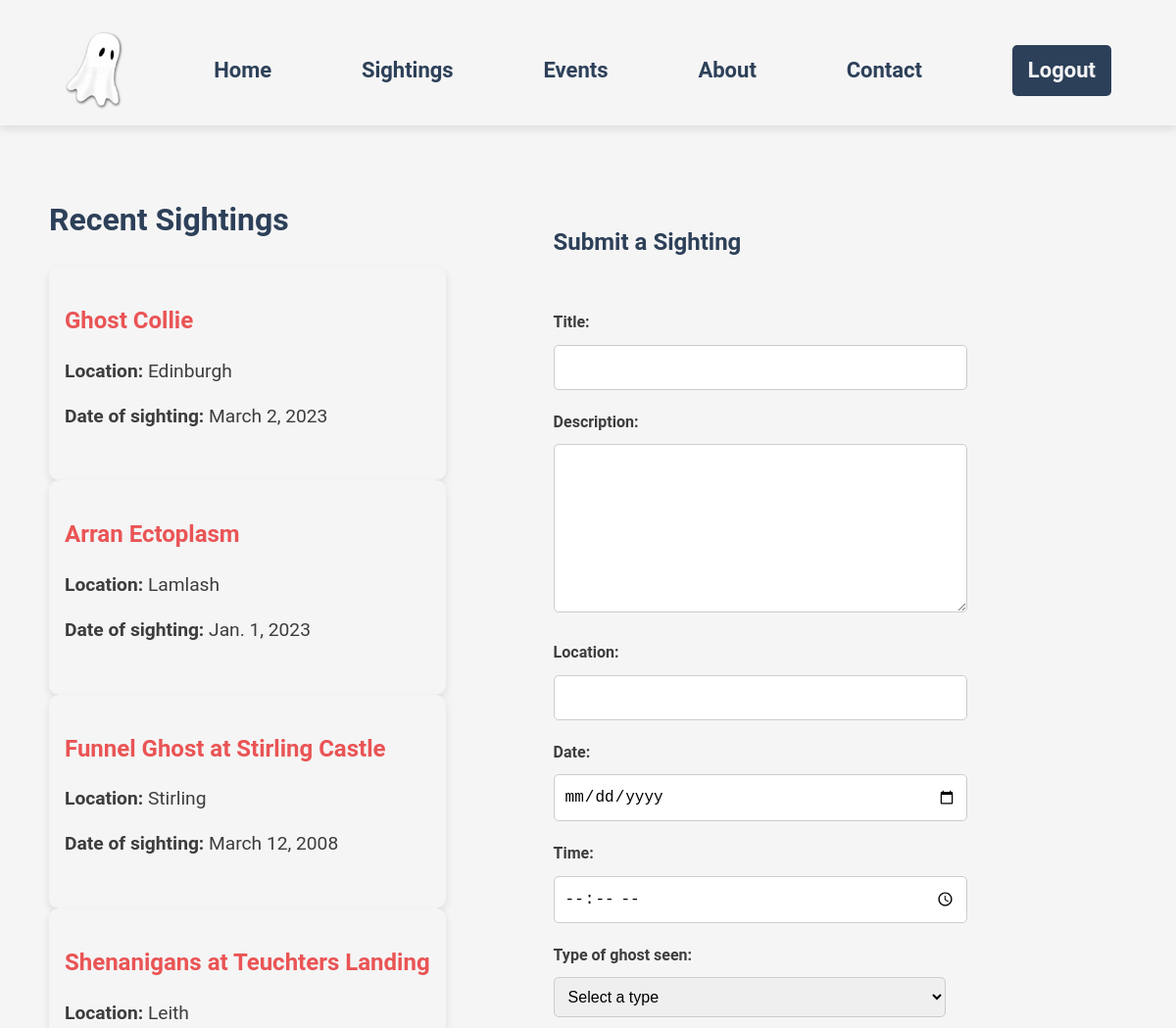
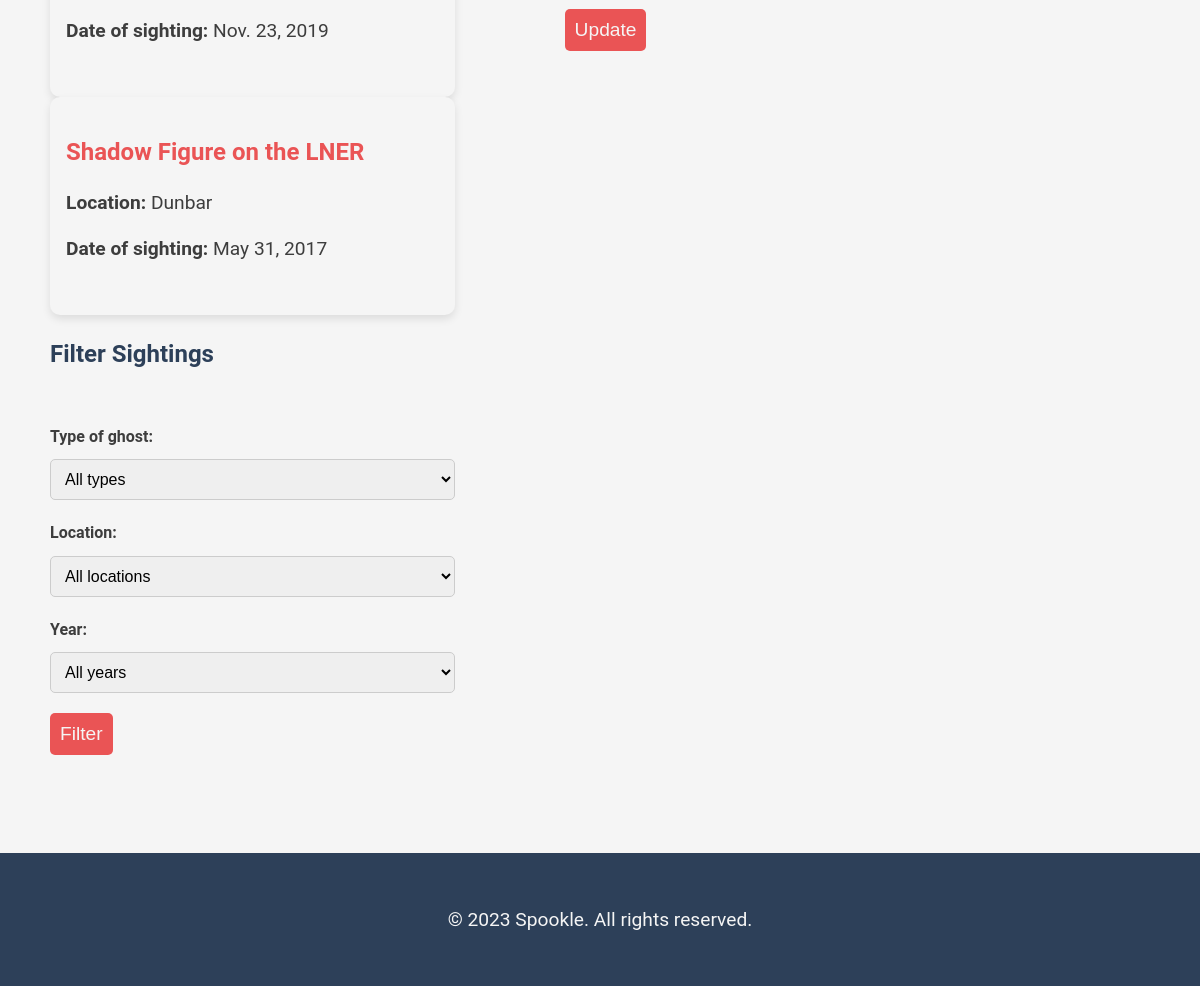
Page /sightings/sightings/ (signed in) on the committed database (2 pictures, top to bottom).
### sightings/models.py (models this page shows, shortened)
class Sighting(models.Model):
    title = models.CharField(max_length=200)
    description = models.TextField()
    location = models.CharField(max_length=200)
    date = models.DateField()
    time = models.TimeField()
    ghost_type = models.CharField(max_length=50)
    author = models.ForeignKey(User, on_delete=models.CASCADE)
    created_at = models.DateTimeField(auto_now_add=True)

### sightings/views.py (the view)
# urls.py: path('sightings/', include('sightings.urls')),
@login_required
def sightings(request):
    sightings = Sighting.objects.all()
    years = Sighting.objects.annotate(year=ExtractYear('date')).values_list('year', flat=True).distinct().order_by('-year')
    ghost_type = request.GET.get('ghost_type')
    location = request.GET.get('location')
    year = request.GET.get('year')
    if ghost_type:
        sightings = sightings.filter(ghost_type=ghost_type)
    if location:
        sightings = sightings.filter(location=location)
    if year:
        sightings = sightings.filter(date__year=year)
    sightings = sightings.order_by('-created_at')[:9]
    if request.method == 'POST':
        form = SightingForm(request.POST)
        if form.is_valid():
            sighting = form.save(commit=False)
            sighting.author = request.user
            sighting.save()
            return redirect('sightings')
    else:
        form = SightingForm()
    context = {
        'form': form,
        'sightings': sightings,
        'years': years,
        'selected_ghost_type': ghost_type,
        'selected_location': location,
        'selected_year': year
    }
    return render(request, 'sightings/sightings_list.html', context)

### sightings/forms.py
class SightingForm(forms.ModelForm):
    class Meta:
        model = Sighting
        fields = ('title', 'description', 'location', 'date', 'time', 'ghost_type')
    def __init__(self, *args, **kwargs):
        super().__init__(*args, **kwargs)
        self.fields['title'].widget.attrs.update({'class': 'form-control', 'required': 'required'})
        self.fields['description'].widget.attrs.update({'class': 'form-control', 'rows': 5, 'required': 'required'})
        self.fields['location'].widget.attrs.update({'class': 'form-control', 'required': 'required'})
        self.fields['date'].widget.attrs.update({'class': 'form-control', 'required': 'required'})
        self.fields['time'].widget.attrs.update({'class': 'form-control', 'required': 'required'})
        self.fields['ghost_type'].widget.attrs.update({'class': 'form-control', 'required': 'required'})

### templates/sightings/sightings_list.html (shortened to what this page needs)
{% extends 'base.html' %}
{% block content %}
<div class="container py-4">
  <div class="row">
    <div class="left-col">
      <h1>Recent Sightings</h1>
      <div class="card-container">
        {% for sighting in sightings %}
        <div class="card">
          <div class="card-content">
            <h2 class="card-title">
              <a href="{% url 'sighting_detail' sighting.id %}">{{ sighting.title }}</a>
            </h2>
            <p class="card-text"><strong>Location:</strong> {{ sighting.location }}</p>
            <p class="card-text"><strong>Date of sighting:</strong> {{ sighting.date }}</p>
          </div>
        </div>
        {% endfor %}
      </div>
      <section>
        <h2 class="mb-3">Filter Sightings</h2>
        <form method="get">
          <div class="form-row">
            <div class="form-group col-md-4 mb-2">
              <label for="ghost_type_filter"><strong>Type of ghost:</strong></label>
              <select name="ghost_type" id="ghost_type_filter" class="form-control">
                <option value="">All types</option>
              </select>
            </div>
            <div class="form-group col-md-4 mb-2">
              <label for="location_filter"><strong>Location:</strong></label>
              <select name="location" id="location_filter" class="form-control">
                <option value="">All locations</option>
              </select>
            </div>
            <div class="form-group col-md-4 mb-2">
              <label for="year_filter"><strong>Year:</strong></label>
              <select name="year" id="year_filter" class="form-control">
                <option value="">All years</option>
              </select>
            </div>
          </div>
          <button type="submit" class="btn btn-primary mt-3">Filter</button>
        </form>
      </section>
    </div>
    <div class="right-col">
      <section>
        <h2 class="mb-3">Submit a Sighting</h2>
        <form method="post" class="bg-light p-4 rounded">
          <div class="form-group">
            <label for="title"><strong>Title:</strong></label>
            <input type="text" name="title" id="title" class="form-control" required>
          </div>
          <div class="form-group">
            <label for="description"><strong>Description:</strong></label>
            <textarea name="description" id="description" class="form-control" rows="5"
              required>{{ sighting.description }}</textarea>
          </div>
          <div class="form-row">
            <div class="form-group col-md-6">
              <label for="location"><strong>Location:</strong></label>
              <input type="text" name="location" id="location" class="form-control" value="{{ sighting.location }}"
                required>
            </div>
            <div class="form-group col-md-6">
              <label for="date"><strong>Date:</strong></label>
              <input type="date" name="date" id="date" class="form-control" value="{{ sighting.date }}" required>
            </div>
          </div>
          <div class="form-group">
            <label for="time"><strong>Time:</strong></label>
            <input type="time" name="time" id="time" class="form-control" value="{{ sighting.time }}">
          </div>
          <div class="form-group">
            <label for="ghost_type"><strong>Type of ghost seen:</strong></label>
            <select name="ghost_type" id="ghost_type" class="form-control" required>
              <option value="">Select a type</option>
            </select>
          </div>
          <button type="submit" class="btn btn-primary mt-2">Update</button>
        </form>
      </section>
    </div>
  </div>
{% endblock %}

### static/css/style.css (style rules this page uses)
:root { --background-color: #f5f5f5; --foreground-color: #3d3d3d; --primary-color: #2d4059; --secondary-color: #ea5455; --tertiary-color: #e8e8e8; }
body { font-family: 'Roboto', sans-serif; line-height: 1.6; color: var(--foreground-color); background-color: var(--background-color); margin: 0; padding: 0; }
h1, h2, h3, h4, h5, h6 { color: var(--primary-color); }
a { color: var(--secondary-color); text-decoration: none; }
.row { display: flex; flex-wrap: wrap; }
section { margin-bottom: 3rem; }
.card { background-color: var(--background-color); border-radius: 10px; box-shadow: 0 4px 8px rgba(0, 0, 0, 0.1); overflow: hidden; transition: transform 0.3s ease-in-out; padding-bottom: 20px; }
.card-container { margin-bottom: 20px; }
.card-content { padding: 1rem; }
.card-title { font-size: 1.5rem; font-weight: bold; margin-bottom: 0.5rem; }
.card-text { font-size: 1.2rem; line-height: 1.4; margin-bottom: 1rem; }
form { max-width: 500px; margin: 0 auto; margin-top: 50px; }
form label { display: block; margin-bottom: 10px; font-weight: bold; }
form input[type="text"], form input[type="date"], form input[type="time"], form select, form textarea { width: 100%; padding: 10px; border: 1px solid #ccc; border-radius: 5px; margin-bottom: 20px; font-size: 1rem; line-height: 1.5; }
form textarea { height: 150px; resize: vertical; }
button[type="submit"] { display: block; background-color: var(--secondary-color); color: var(--background-color); padding: 10px; border-radius: 5px; border: none; font-size: 1.2rem; cursor: pointer; transition: background-color 0.3s ease-in-out; }
.container { display: flex; justify-content: space-between; flex-wrap: wrap; }
.left-col { flex: 1; margin-right: 40px; padding-right: 20px; }
.right-col { width: 400px; margin-left: 20px; padding-left: 20px; padding-right: 20px; background-color: #f5f5f5; padding: 30px; }

### rows in the picture
Sighting: title "Ghost Collie", location "Edinburgh", date "March 2, 2023"
Sighting: title "Arran Ectoplasm", location "Lamlash", date "Jan. 1, 2023"
Sighting: title "Funnel Ghost at Stirling Castle", location "Stirling", date "March 12, 2008"
Sighting: title "Shenanigans at Teuchters Landing", location "Leith", date "Nov. 23, 2019"
Sighting: title "Shadow Figure on the LNER", location "Dunbar", date "May 31, 2017"
